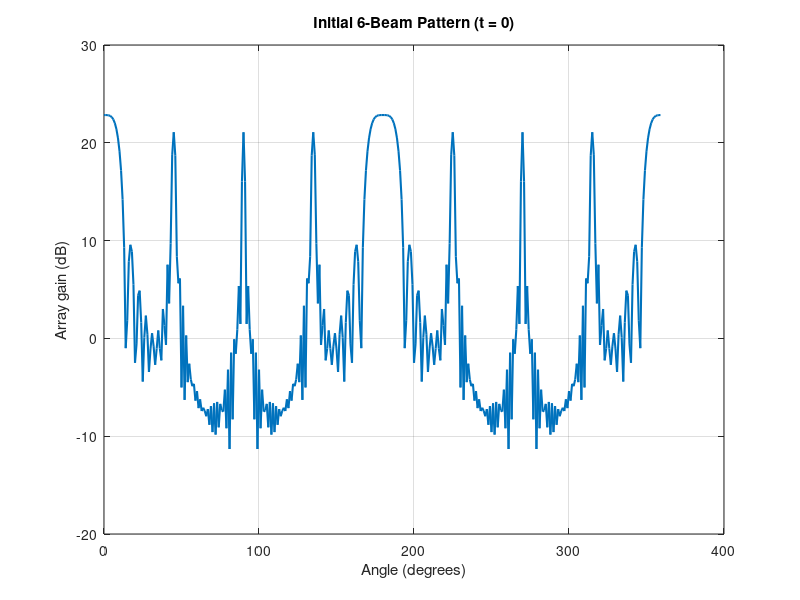
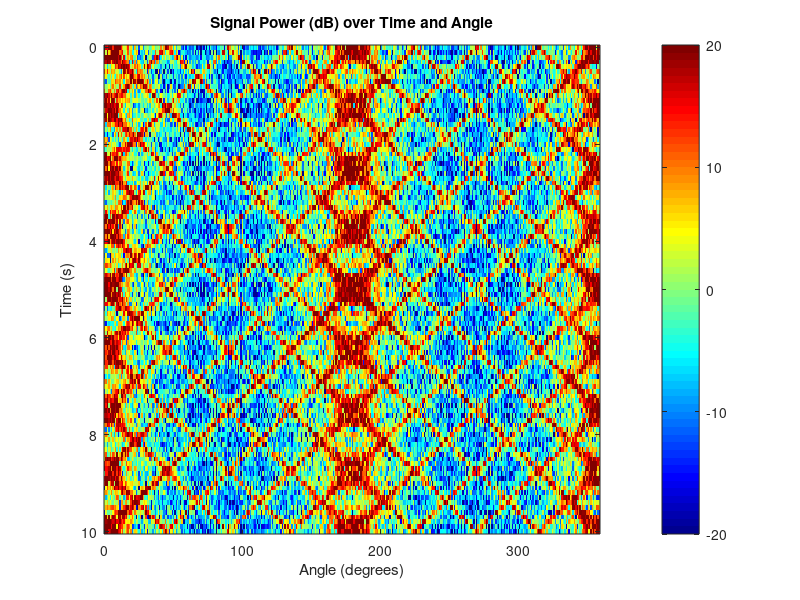

The MATLAB source for these figures, in order:
clear all ; close all ; clc ; 

% Parameters
N = 64;                      % number of ULA elements
fc = 2.4e9;                  % carrier frequency (Hz)
c = 3e8;                     % speed of light (m/s)
lambda = c/fc;               % wavelength (m)
d = lambda/2;                % element spacing (half-wavelength)
beam_angles_initial = 0:45:360;   % initial central angles of 5 beams (degrees)
T = 10;                      % total rotation period (seconds)
omega = 360/T;               % rotation speed (degrees per second)
time = 0:0.1:T;              % time samples from 0 to 10 s
angles = 0:1:359;            % angles in degrees to evaluate (0-359)
lambda = c / fc;        % wavelength (m)
d      = lambda / 2;     % half-wavelength spacing
k      = 2*pi / lambda;  % <-- wave-number (rad/m)

% Preallocate results
num_times = length(time);
num_angles = length(angles);
signal_power = zeros(num_times, num_angles);   % will hold received power (without fading)
faded_power = zeros(num_times, num_angles);    % received power including Rayleigh fading

% Simulation loop
for ti = 1:num_times
    t = time(ti);
    % Compute beam steering angles at time t
    current_beams = mod( beam_angles_initial + omega*t, 360 );
    % Loop over angles to compute array gain
    for ai = 1:num_angles
        phi = angles(ai);
        total_gain = 0;  % linear power gain (array factor)
        % Sum contributions from each of the 5 beams
        for bi = 1:length(current_beams)
            theta_b = current_beams(bi);
            % Calculate array factor for beam bi at angle phi:
            % AF = sum_{n=0}^{N-1} exp(j * k * n * d * (cos(phi) - cos(theta_b)) )
            % (phi and theta_b converted to radians for cosine)
            phi_rad = deg2rad(phi);
            theta_b_rad = deg2rad(theta_b);
            % Sum over elements n=0...N-1:
            element_phases = 0:N-1;
            % Compute phase difference for each element
            phase_diff = k * element_phases * d * (cos(phi_rad) - cos(theta_b_rad));
            % Element contributions and beam sum
            field_sum = sum( exp(1j * phase_diff) );
            % Optionally normalize each beam's weight so each beam has unit power:
            field_sum = field_sum / sqrt(N);  
            total_gain = total_gain + abs(field_sum)^2;  % add beam's power
        end
        signal_power(ti, ai) = total_gain;
        % Apply Rayleigh fading (random complex gain with unit variance)
        % Generate one random complex coefficient for this angle/time
        h = (randn() + 1j*randn())/sqrt(2);      % Rayleigh fading coefficient
        faded_power(ti, ai) = total_gain * (abs(h)^2);
    end
end

% Visualization 1: Beam pattern at t = 0 (initial orientation)
figure;
gain_dB = 10*log10(signal_power(1, :) + eps);
plot(angles, gain_dB, 'LineWidth', 1.5);
xlabel('Angle (degrees)'); ylabel('Array gain (dB)');
title('Initial 6-Beam Pattern (t = 0)');
grid on;

% Visualization 2: Signal strength over time and angle
figure;
% Plot a color map of power vs angle vs time
imagesc(angles, time, 10*log10(faded_power + eps));
xlabel('Angle (degrees)'); ylabel('Time (s)');
title('Signal Power (dB) over Time and Angle');
colormap jet; colorbar; caxis([-20 20]);  % color axis limits for better contrast
